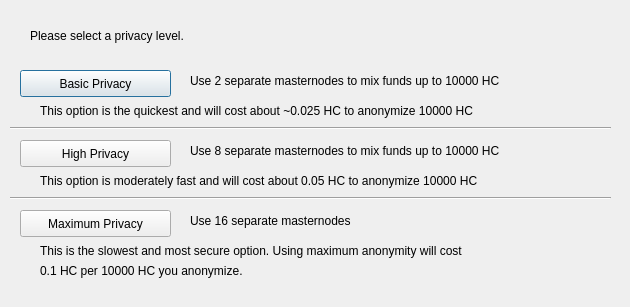
<?xml version="1.0" encoding="UTF-8"?>
<ui version="4.0">
 <class>ObfuscationConfig</class>
 <widget class="QDialog" name="ObfuscationConfig">
  <property name="geometry">
   <rect>
    <x>0</x>
    <y>0</y>
    <width>630</width>
    <height>307</height>
   </rect>
  </property>
  <property name="windowTitle">
   <string>Configure Obfuscation</string>
  </property>
  <widget class="QPushButton" name="buttonBasic">
   <property name="geometry">
    <rect>
     <x>20</x>
     <y>70</y>
     <width>151</width>
     <height>27</height>
    </rect>
   </property>
   <property name="text">
    <string>Basic Privacy</string>
   </property>
  </widget>
  <widget class="QPushButton" name="buttonHigh">
   <property name="geometry">
    <rect>
     <x>20</x>
     <y>140</y>
     <width>151</width>
     <height>27</height>
    </rect>
   </property>
   <property name="text">
    <string>High Privacy</string>
   </property>
  </widget>
  <widget class="QPushButton" name="buttonMax">
   <property name="geometry">
    <rect>
     <x>20</x>
     <y>210</y>
     <width>151</width>
     <height>27</height>
    </rect>
   </property>
   <property name="text">
    <string>Maximum Privacy</string>
   </property>
  </widget>
  <widget class="QLabel" name="label">
   <property name="geometry">
    <rect>
     <x>30</x>
     <y>20</y>
     <width>571</width>
     <height>31</height>
    </rect>
   </property>
   <property name="text">
    <string>Please select a privacy level.</string>
   </property>
  </widget>
  <widget class="QLabel" name="label_2">
   <property name="geometry">
    <rect>
     <x>190</x>
     <y>70</y>
     <width>421</width>
     <height>21</height>
    </rect>
   </property>
   <property name="text">
    <string>Use 2 separate masternodes to mix funds up to 10000 HC</string>
   </property>
  </widget>
  <widget class="QLabel" name="label_3">
   <property name="geometry">
    <rect>
     <x>190</x>
     <y>140</y>
     <width>411</width>
     <height>21</height>
    </rect>
   </property>
   <property name="text">
    <string>Use 8 separate masternodes to mix funds up to 10000 HC</string>
   </property>
  </widget>
  <widget class="QLabel" name="label_4">
   <property name="geometry">
    <rect>
     <x>190</x>
     <y>210</y>
     <width>421</width>
     <height>21</height>
    </rect>
   </property>
   <property name="text">
    <string>Use 16 separate masternodes</string>
   </property>
  </widget>
  <widget class="QLabel" name="label_6">
   <property name="geometry">
    <rect>
     <x>40</x>
     <y>100</y>
     <width>561</width>
     <height>21</height>
    </rect>
   </property>
   <property name="text">
    <string>This option is the quickest and will cost about ~0.025 HC to anonymize 10000 HC</string>
   </property>
  </widget>
  <widget class="QLabel" name="label_7">
   <property name="geometry">
    <rect>
     <x>40</x>
     <y>170</y>
     <width>561</width>
     <height>21</height>
    </rect>
   </property>
   <property name="text">
    <string>This option is moderately fast and will cost about 0.05 HC to anonymize 10000 HC</string>
   </property>
  </widget>
  <widget class="QLabel" name="label_8">
   <property name="geometry">
    <rect>
     <x>40</x>
     <y>240</y>
     <width>561</width>
     <height>21</height>
    </rect>
   </property>
   <property name="text">
    <string>This is the slowest and most secure option. Using maximum anonymity will cost</string>
   </property>
  </widget>
  <widget class="QLabel" name="label_9">
   <property name="geometry">
    <rect>
     <x>40</x>
     <y>260</y>
     <width>561</width>
     <height>21</height>
    </rect>
   </property>
   <property name="text">
    <string>0.1 HC per 10000 HC you anonymize.</string>
   </property>
  </widget>
  <widget class="Line" name="line">
   <property name="geometry">
    <rect>
     <x>10</x>
     <y>120</y>
     <width>601</width>
     <height>16</height>
    </rect>
   </property>
   <property name="orientation">
    <enum>Qt::Horizontal</enum>
   </property>
  </widget>
  <widget class="Line" name="line_2">
   <property name="geometry">
    <rect>
     <x>10</x>
     <y>190</y>
     <width>601</width>
     <height>16</height>
    </rect>
   </property>
   <property name="orientation">
    <enum>Qt::Horizontal</enum>
   </property>
  </widget>
 </widget>
 <resources/>
 <connections/>
</ui>
